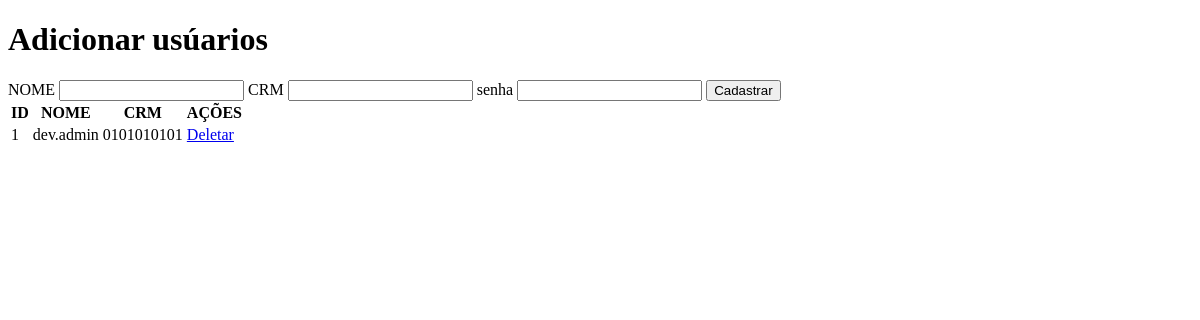
Before: /admin (signed in) with the older database file.
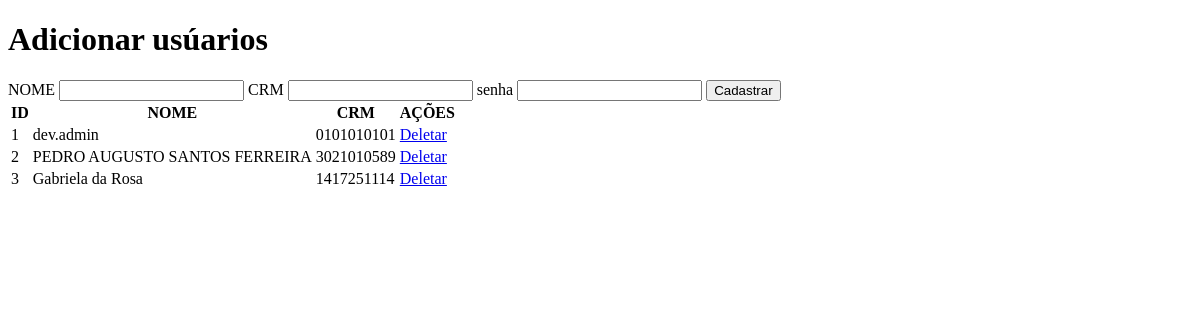
After: the same page with the newer database file.
### models.py (models this page shows)
class User(UserMixin, db.Model):
    __tablename__ = 'medicos_usuarios'
    id = db.Column(db.Integer, primary_key=True)
    crm = db.Column(db.String(10), unique=True, nullable=False)
    nome = db.Column(db.String(50), nullable=False)
    password = db.Column(db.String(80), nullable=False)

### app.py (the view, shortened to what this page needs)
@app.route('/admin', methods=['GET', 'POST'])
@login_required
def admin():
    if current_user.nome != 'dev.admin':
        flash('Você não tem permissão para acessar esta página.', 'error')
        return redirect(url_for('index'))
    elif request.method == 'GET':
        usuarios_lista = db.session.query(User).all()
        return render_template('adm.html', usuario_consulta=usuarios_lista)
    return redirect(url_for('admin'))

### app.py (called while the page is built)
@lm.user_loader
def load_user(id):
    usuario_logado = db.session.query(User).filter_by(id=id).first()
    return usuario_logado

### templates/adm.html (shortened to what this page needs)
<!DOCTYPE html>
<html lang="en">
<head>
</head>
<body>
    <h1>Adicionar usúarios</h1>
    <form action="" method="POST">
    <div class="input-container">
        <label for="nome">NOME</label>
        <input type="text" name="nome" id="nome" required>
        <label for="crm">CRM</label>
        <input type="text" name="crm" id="crm">
        <label for="senha">senha</label>
        <input type="text" name="senha" id="senha">
        <input type="submit" value="Cadastrar"  class="continue-btn">
    </div>
    </form>
    <table>
        <tr>
            <th>ID</th>
            <th>NOME</th>
            <th>CRM</th>
            <th>AÇÕES</th>
        </tr>
        {% for User in usuario_consulta %}
        <tr><td>{{User.id}}</td> <td>{{User.nome}}</td> <td>{{User.crm}}</td> <td><a href="/delete/{{User.id}}">Deletar</a></td> </tr>
        {% endfor %}
    </table>
</body>
</html>

Changed rows visible on the page:
added User: id "2", nome "PEDRO AUGUSTO SANTOS FERREIRA", crm "3021010589"
added User: id "3", nome "Gabriela da Rosa", crm "1417251114"
